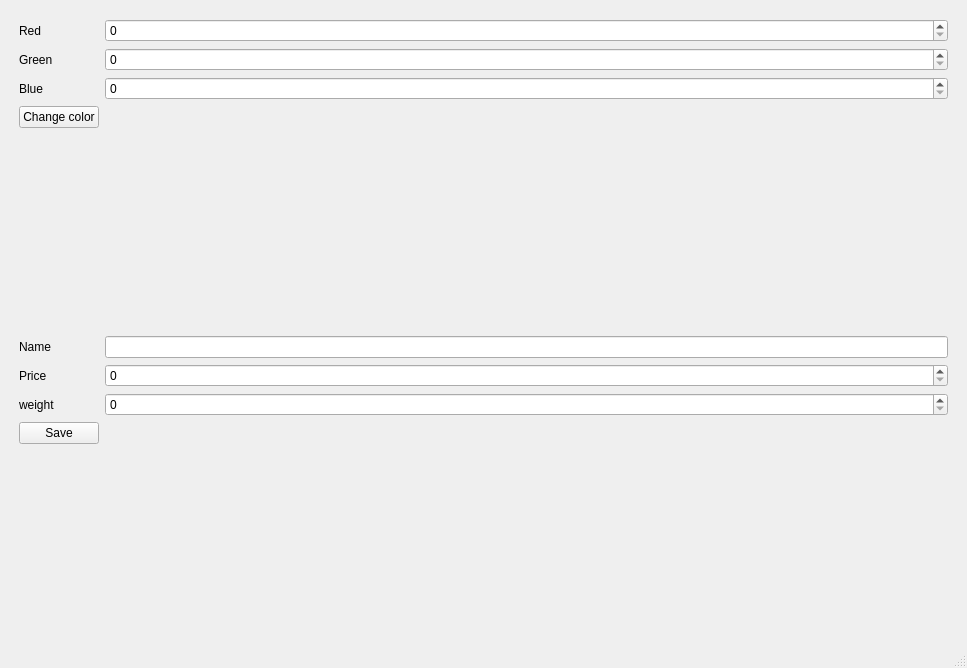
<?xml version="1.0" encoding="UTF-8"?>
<ui version="4.0">
 <class>MainWindow</class>
 <widget class="QMainWindow" name="MainWindow">
  <property name="geometry">
   <rect>
    <x>0</x>
    <y>0</y>
    <width>967</width>
    <height>668</height>
   </rect>
  </property>
  <property name="windowTitle">
   <string>MainWindow</string>
  </property>
  <widget class="QWidget" name="centralwidget">
   <layout class="QVBoxLayout" name="verticalLayout">
    <item>
     <layout class="QFormLayout" name="formLayout">
      <property name="leftMargin">
       <number>10</number>
      </property>
      <property name="topMargin">
       <number>10</number>
      </property>
      <property name="rightMargin">
       <number>10</number>
      </property>
      <property name="bottomMargin">
       <number>10</number>
      </property>
      <item row="0" column="0">
       <widget class="QLabel" name="label">
        <property name="text">
         <string>Red</string>
        </property>
       </widget>
      </item>
      <item row="0" column="1">
       <widget class="QSpinBox" name="red_input_box">
        <property name="maximum">
         <number>255</number>
        </property>
       </widget>
      </item>
      <item row="1" column="0">
       <widget class="QLabel" name="label_2">
        <property name="text">
         <string>Green</string>
        </property>
       </widget>
      </item>
      <item row="1" column="1">
       <widget class="QSpinBox" name="green_input_box">
        <property name="maximum">
         <number>255</number>
        </property>
       </widget>
      </item>
      <item row="2" column="0">
       <widget class="QLabel" name="label_3">
        <property name="text">
         <string>Blue</string>
        </property>
       </widget>
      </item>
      <item row="2" column="1">
       <widget class="QSpinBox" name="blue_input_box">
        <property name="maximum">
         <number>255</number>
        </property>
       </widget>
      </item>
      <item row="3" column="0">
       <widget class="QPushButton" name="change_color_button">
        <property name="text">
         <string>Change color</string>
        </property>
       </widget>
      </item>
     </layout>
    </item>
    <item>
     <layout class="QFormLayout" name="formLayout_2">
      <property name="leftMargin">
       <number>10</number>
      </property>
      <property name="topMargin">
       <number>10</number>
      </property>
      <property name="rightMargin">
       <number>10</number>
      </property>
      <item row="3" column="0">
       <widget class="QPushButton" name="pushButton">
        <property name="text">
         <string>Save</string>
        </property>
       </widget>
      </item>
      <item row="0" column="0">
       <widget class="QLabel" name="label_4">
        <property name="text">
         <string>Name</string>
        </property>
       </widget>
      </item>
      <item row="1" column="0">
       <widget class="QLabel" name="label_5">
        <property name="text">
         <string>Price</string>
        </property>
       </widget>
      </item>
      <item row="2" column="0">
       <widget class="QLabel" name="label_6">
        <property name="text">
         <string>weight</string>
        </property>
       </widget>
      </item>
      <item row="0" column="1">
       <widget class="QLineEdit" name="item_name">
        <property name="maxLength">
         <number>100</number>
        </property>
       </widget>
      </item>
      <item row="1" column="1">
       <widget class="QSpinBox" name="item_price"/>
      </item>
      <item row="2" column="1">
       <widget class="QSpinBox" name="item_weight"/>
      </item>
     </layout>
    </item>
   </layout>
  </widget>
  <widget class="QMenuBar" name="menubar">
   <property name="geometry">
    <rect>
     <x>0</x>
     <y>0</y>
     <width>967</width>
     <height>21</height>
    </rect>
   </property>
  </widget>
  <widget class="QStatusBar" name="statusbar"/>
 </widget>
 <resources/>
 <connections/>
</ui>
